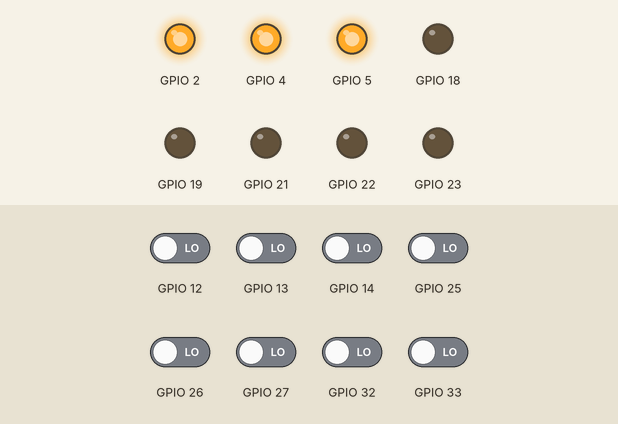
Recording of a program running on a simulated ESP32. Shown: output pins drawn as LEDs (lit = HIGH). The test bench sets the inputs (shaded band); at power-on: GPIO 12–14, GPIO 25–27, GPIO 32, GPIO 33 LOW. What the program prints to the serial monitor is not drawn.

Above: at 10.8 s.
10.9 s: GPIO 12 driven HIGH
21.5 s: GPIO 13 driven HIGH and GPIO 14 driven HIGH
31.5 s: GPIO 12 driven LOW and GPIO 25 driven HIGH
Timing chart, 0 to 34.5 s (numbered marks = the images above; inputs shaded):
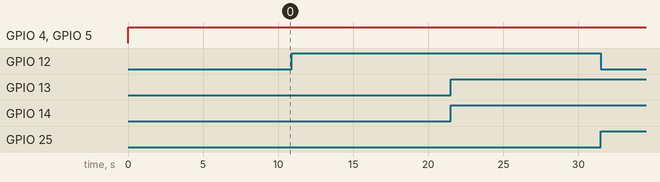

The program:

main.cpp
```cpp
#include "Entrees.h"
#include "SortiesNature.h"
#include <Arduino.h>

Entrees entrees (13,12,14,27,26,25,33,32);
SortiesNature sorties (2,4,5,18,19,21,22,23);

void setup() {

  Serial.begin(9600);

  entrees.Emode();
   sorties.mode();
}

void loop() {

 sorties.active();
 entrees.Eactive();


}
```

Entrees.h
```cpp
#ifndef ENTREES_H
    #define  ENTREES_H

class Entrees
{
private:
  int pin1;
  int pin2;
  int pin3;
  int pin4;
  int pin5;
  int pin6;
  int pin7;
  int pin8;

public:
 Entrees();

 Entrees ( int pin1, int pin2,  int pin3, int pin4,  int pin5,  int pin6,  int pin7,  int pin8  );

 int Emode ();

 int Eactive();


};
#endif
```

SortiesNature.h
```cpp
#ifndef SORTIESNATURE_H
    #define  SORTIESNATURE_H

class SortiesNature
{
private:
  int outPin1;
  int outPin2;
  int outPin3;
  int outPin4;
  int outPin5;
  int outPin6;
  int outPin7;
  int outPin8;

public:
 SortiesNature();

 SortiesNature ( int pin1, int pin2,  int pin3, int pin4,  int pin5,  int pin6,  int pin7,  int pin8  );

 int mode ();

 int active();


};
#endif
```

Entrees.cpp
```cpp
 #include "Entrees.h"
#include <Arduino.h>

Entrees::Entrees(){};

Entrees::Entrees(int pin1, int pin2,  int pin3, int pin4,  int pin5,  int pin6,  int pin7,  int pin8  ){

this->pin1 = pin1;
this-> pin2= pin2;
this->pin3 = pin3;
this->pin4 = pin4;
this->pin5 = pin5;
this-> pin6 = pin6;
this->pin7 = pin7;
this->pin8 = pin8;

};

int Entrees::Eactive(){
    int broche1 = digitalRead(this->pin1 );
    int broche2 = digitalRead(this->pin2 );
    int broche3 =digitalRead(this->pin3);
    int broche4 = digitalRead(this->pin4);
    int broche5 = digitalRead(this->pin5);
    int broche6 = digitalRead(this->pin6);
    int broche7 = digitalRead(this->pin7);
    int broche8 = digitalRead(this->pin8);

 if(broche1 == HIGH || broche2 == HIGH  ||broche3 == HIGH ){
     Serial.println("le cable fonctionne");
 }
else
 {
     Serial.println("le cable ne fonctionne pas ou est mal branché ");
 }

 delay(5000);


 if (broche1 == HIGH && broche2 == HIGH && broche3 == HIGH )
 {
    Serial.println("Il s'agit d'un cable droit");
 }
 else if (broche1 == HIGH && broche3 == HIGH && broche6 == HIGH )
 {
      Serial.println("Il s'agit d'un cable croisé");
 }
 else
 {
     Serial.println("Veuillez bien brancher le cable selon une norme");
 }


};

int Entrees::Emode() {
pinMode(this->pin1 ,INPUT);
pinMode(this->pin1 ,INPUT);
pinMode(this->pin1 ,INPUT);
pinMode(this->pin1 ,INPUT);
pinMode(this->pin1 ,INPUT);
pinMode(this->pin1 ,INPUT);
pinMode(this->pin1 ,INPUT);
pinMode(this->pin1 ,INPUT);

};
```

SortiesNature.cpp
```cpp
#include "SortiesNature.h"
#include <Arduino.h>

SortiesNature::SortiesNature(){};

SortiesNature::SortiesNature(int pin1, int pin2,  int pin3, int pin4,  int pin5,  int pin6,  int pin7,  int pin8  ){

this->outPin1 = pin1;
this->outPin2 = pin2;
this->outPin3 = pin3;
this->outPin4 = pin4;
this->outPin5 = pin5;
this->outPin6 = pin6;
this->outPin7 = pin7;
this->outPin8 = pin8;

};

int SortiesNature::active(){
digitalWrite(this->outPin1, HIGH);
digitalWrite(this->outPin2, HIGH);
digitalWrite(this->outPin3, HIGH);
digitalWrite(this->outPin4, LOW);
digitalWrite(this->outPin5, LOW);
digitalWrite(this->outPin6, LOW);
digitalWrite(this->outPin7, LOW);
digitalWrite(this->outPin8, LOW);

};

int SortiesNature::mode() {
    pinMode(this->outPin1 ,OUTPUT);
    pinMode(this->outPin2 ,OUTPUT);
    pinMode(this->outPin3 ,OUTPUT);
    pinMode(this->outPin4 ,OUTPUT);
    pinMode(this->outPin5 ,OUTPUT);
    pinMode(this->outPin6 ,OUTPUT);
    pinMode(this->outPin7 ,OUTPUT);
    pinMode(this->outPin8 ,OUTPUT);


};
```

Measured:
- after the input at 10.9 s, every drawn part: stays the same
- after the input at 21.5 s, every drawn part: stays the same
- after the input at 31.5 s, every drawn part: stays the same
